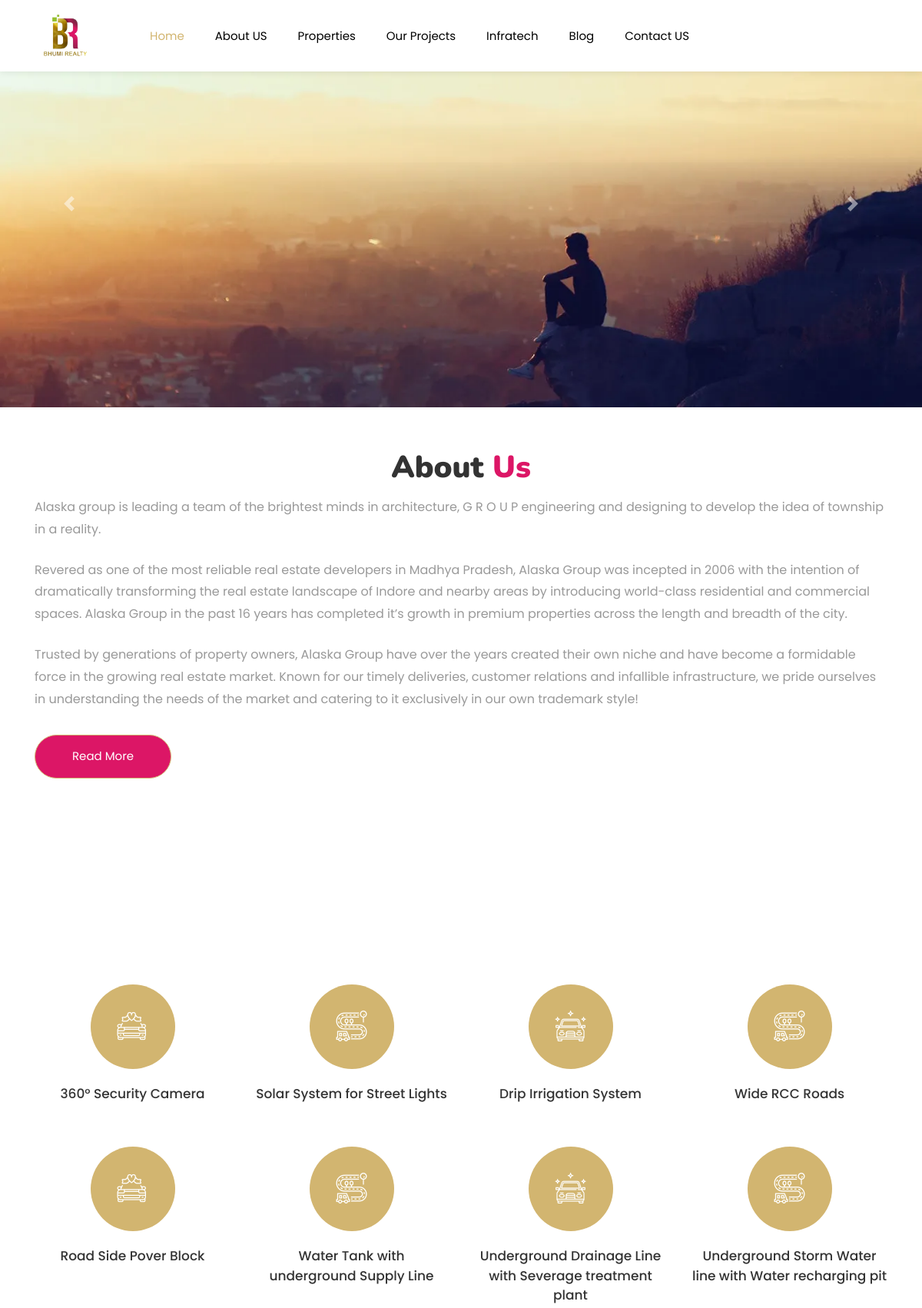
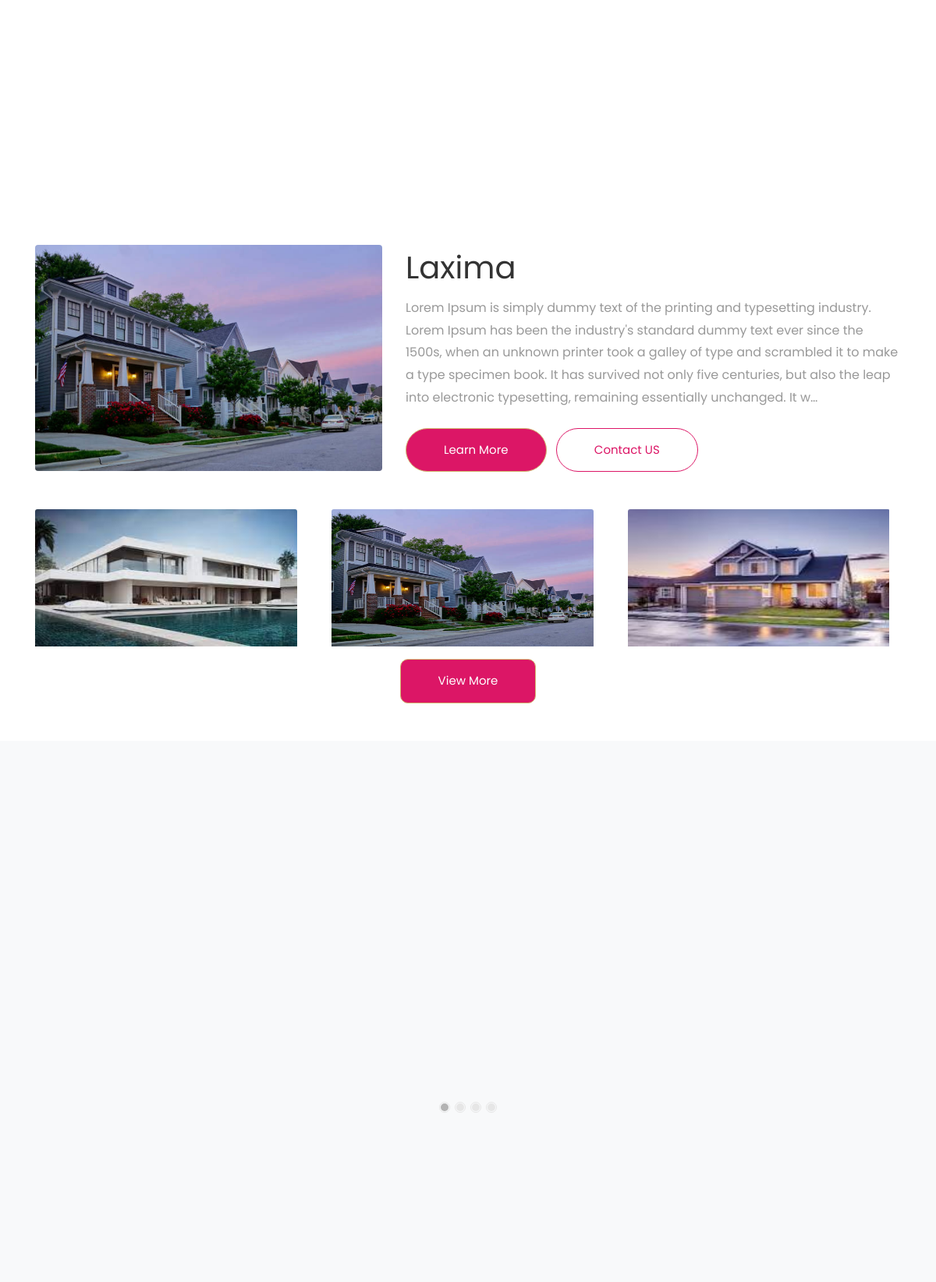
The page / (upper part) on the database its author committed (2 pictures, top to bottom).
### home/models.py (models this page shows)
class Carousel(models.Model):
    image=models.ImageField(upload_to="carousel/")

### assets/models.py (models this page shows, shortened)
class Property(models.Model):
    class PropertyAvailability(models.TextChoices):
        SOLD_OUT="sold_out","SOLD OUT"
        FOR_RENT="for_rent","For Rent"
        FOR_SALE="for_sale","For Sale"
        AVAILABLE="available","Available"
    property_name = models.CharField(max_length=100)
    address = models.CharField(max_length=255)
    price = models.DecimalField(max_digits=10, decimal_places=2)
    no_of_bedrooms = models.IntegerField()
    no_of_bathrooms = models.IntegerField()
    square_footage = models.IntegerField()
    description = models.TextField()
    availability=models.CharField(max_length=20,choices=PropertyAvailability.choices,default=PropertyAvailability.AVAILABLE)
    main_photo = models.ImageField(
        upload_to="property_photos/"
    )
    created_at = models.DateTimeField(
        auto_now_add=True
    )
    updated_at = models.DateTimeField(
        auto_now=True
    )

### home/views.py (the view)
# urls.py: path("", views.homeView, name="home_view"),
def homeView(request):
    if request.method == "GET":
        property_data=Property.objects.all()[:4]
        gallery_data=HomeGallery.objects.all().order_by("-id")
        carousels=Carousel.objects.all().order_by("-id")[:3]
        context={
            "properties":property_data,
            "galleries":gallery_data,
            "carousels":carousels
        }
        return render(request,"home/home.html",context)

### templates/home/home.html (shortened to what this page needs)
{% extends "index.html" %}
{% load static %}
{% block content %}
{% include "includes/navbar.html" %}
<div id="carouselBasicExample" class="carousel slide carousel-fade" data-ride="carousel">
  <div class="carousel-inner">
	{% for carousel in carousels %}
    <div class="carousel-item {% if forloop.first %}active{% endif %}">
      <img src="{{carousel.image.url}}" class="d-block w-100" alt="Sunset Over the City"/>
    </div>
	{% endfor %}
  </div>
  <a class="carousel-control-prev" href="#carouselBasicExample" role="button" data-slide="prev">
    <span class="carousel-control-prev-icon" aria-hidden="true"></span>
  </a>
  <a class="carousel-control-next" href="#carouselBasicExample" role="button" data-slide="next">
    <span class="carousel-control-next-icon" aria-hidden="true"></span>
  </a>
</div>
<div class="container-fluid about">
	<div class="container py-5">
		<div class="row g-5 align-items-center">
			<div class="col-sm-12"
				style="background: linear-gradient(rgba(255, 255, 255, .8), rgba(255, 255, 255, .8));">
				<h1 class="section-about-title pe-3 text-center" style="font-family: 'Nunito', sans-serif;font-weight: 900;">About <span style="color:#dc1666;font-family: 'Nunito', sans-serif;font-weight: 900;">Us</span></h1>
				<p class="mb-4">Alaska group is leading a team of the brightest minds in architecture,
					G R O U P engineering and designing to develop the idea of township in a reality.</p>
				<p class="mb-4">Revered as one of the most reliable real estate
					developers in Madhya Pradesh, Alaska Group
					was incepted in 2006 with the intention of
					dramatically transforming the real estate
					landscape of Indore and nearby areas by
					introducing world-class residential and
					commercial spaces. Alaska Group in the past 16
					years has completed it’s growth in premium
					properties across the length and breadth of the
					city.</p>
				<p class="mb-4">Trusted by generations of property owners,
					Alaska Group have over the years created their
					own niche and have become a formidable force
					in the growing real estate market. Known for
					our timely deliveries, customer relations and
					infallible infrastructure, we pride ourselves in
					understanding the needs of the market and
					catering to it exclusively in our own trademark
					style!</p>
				<a class="btn btn-primary rounded-pill py-3 px-5 mt-2 read-btn" href="{% url 'home:about_view' %}">Read More</a>
			</div>
		</div>
	</div>
</div>
<section class="ftco-section">
	<div class="container">
		<div class="row mb-5">
		</div>
		<div class="row h-100">
			<div class="col-md-3 col-sm-6 mb-5">
				<div class="services services-2 w-100 h-100 text-center" style="height:110%">
					<div class="icon d-flex align-items-center justify-content-center  services-shadow-hover"><span
							class="flaticon-wedding-car"></span></div>
					<div class="text w-100 ">
						<h3 class="heading mb-2">360&#176 Security Camera</h3>
					</div>
				</div>
			</div>
			<div class="col-md-3 col-sm-6 mb-5">
				<div class="services services-2 w-100 text-center">
					<div class="icon d-flex align-items-center justify-content-center services-shadow-hover"><span
							class="flaticon-transportation"></span></div>
					<div class="text w-100">
						<h3 class="heading mb-2">Solar System for Street Lights</h3>
					</div>
				</div>
			</div>
			<div class="col-md-3 col-sm-6 mb-5">
				<div class="services services-2 w-100 text-center">
					<div class="icon d-flex align-items-center justify-content-center services-shadow-hover"><span
							class="flaticon-car"></span></div>
					<div class="text w-100">
						<h3 class="heading mb-2">Drip Irrigation System</h3>
					</div>
				</div>
			</div>
			<div class="col-md-3 col-sm-6 mb-5">
				<div class="services services-2 w-100 text-center">
					<div class="icon d-flex align-items-center justify-content-center services-shadow-hover"><span
							class="flaticon-transportation"></span></div>
					<div class="text w-100">
						<h3 class="heading mb-2">Wide RCC Roads</h3>
					</div>
				</div>
			</div>
		</div>
		<div class="row">
			<div class="col-md-3 col-sm-6 mb-5">
				<div class="services services-2 w-100 text-center">
					<div class="icon d-flex align-items-center justify-content-center services-shadow-hover"><span
							class="flaticon-wedding-car"></span></div>
					<div class="text w-100">
						<h3 class="heading mb-2">Road Side Pover Block</h3>
					</div>
				</div>
			</div>
			<div class="col-md-3 col-sm-6 mb-5">
				<div class="services services-2 w-100 text-center">
					<div class="icon d-flex align-items-center justify-content-center services-shadow-hover"><span
							class="flaticon-transportation"></span></div>
					<div class="text w-100">
						<h3 class="heading mb-2">Water Tank with underground Supply Line</h3>
					</div>
				</div>
			</div>
			<div class="col-md-3 col-sm-6 mb-5">
				<div class="services services-2 w-100 text-center">
					<div class="icon d-flex align-items-center justify-content-center services-shadow-hover"><span
							class="flaticon-car"></span></div>
					<div class="text w-100">
						<h3 class="heading mb-2">Underground Drainage Line with
							Severage treatment plant</h3>
					</div>
				</div>
			</div>
			<div class="col-md-3 col-sm-6 mb-5">
				<div class="services services-2 w-100 text-center">
					<div class="icon d-flex align-items-center justify-content-center services-shadow-hover"><span
							class="flaticon-transportation"></span></div>
					<div class="text w-100">
						<h3 class="heading mb-2">Underground Storm Water line
							with Water recharging pit</h3>
					</div>
				</div>
			</div>
		</div>
	</div>
</section>
<div class="container-fluid about">
	<div class="container py-5">
					<div class="row">
		</div>
		<div class="row g-5 align-items-center">
			{% for property in properties|slice:":1" %}
			<div class="col-lg-5">
				<img src="{{property.main_photo.url}}" class="img-fluid w-100 h-auto rounded" alt="{{property.property_name}}">
			</div>
			<div class="col-lg-7"
				style="background: linear-gradient(rgba(255, 255, 255, .8), rgba(255, 255, 255, .8));">
				<h1>{{property.property_name}}</h1>
				<p class="mb-2">{{property.description|linebreaks|truncatechars:380}}</p>
				<a class="btn btn-primary rounded-pill py-3 px-5 mt-2 read-btn" style="border-color:#dc1666;" href="{% url 'assets:property_detail' property.id %}">Learn More</a>
				<a class="ml-2 btn rounded-pill py-3 px-5 mt-2 read-btn btn-outline-black" style="border-color:#dc1666;color:#dc1666;" onclick="navigate('contact-us')">Contact US</a>
			</div>
			{% endfor %}
		</div>
			<div class="row justify-content-between g-5 mt-5 carousel-car owl-carousel">
				{% for property in properties %}
				<div class="col-sm-6 col-md-3 mb-3">
				<div class="card border-0 d-flex justify-content-center">
					<a href="{% url 'assets:property_detail' property.id %}">
						<img src="{{property.main_photo.url}}" style="height:11rem;width:21rem;:object-fit:cover"  class="card-img-top" alt="{{property.property_name}}">
					</a>
					</div>
				</div>
				{% endfor %}
			</div>
			<div class="row justify-content-center">
				<a class="btn btn-primary py-3 px-5 text-center" style="border-color:#dc1666;" href="{% url 'assets:property_list' %}">View More</a>
			</div>
	</div>
</div>
<section class="ftco-section ftco-no-pt bg-light">
	<div class="container ">
		<div class="row justify-content-center">
		</div>
		<div class="row">
			<div class="col-md-12">
				<div class="carousel-car owl-carousel">
					{% for gallery in galleries %}
					<div class="item h-100">
					</div>
					{% endfor %}
				</div>
			</div>
		</div>
	</div>
</section>
<section class="ftco-section ftco-no-pt bg-light" id="contact-us">
	<div class="container">
		<div class="row justify-content-center">
		</div>
		</div>
</section>
{% endblock content %}

### rows shown on the page
Carousel: image (picture)
Property: main_photo (picture), property_name "Laxima", description "Lorem Ipsum is simply dummy text of the printing and typesetting industry. Lorem Ipsum has been the industry's standard dummy text ever since the 1500s, when an unknown printer took a galley of type and scrambled it to make a type specimen book. It has survived not only five centuries, but also the leap into electronic typesetting, remaining essentially unchanged. It w…"
Property: main_photo (picture)
Property: main_photo (picture)
